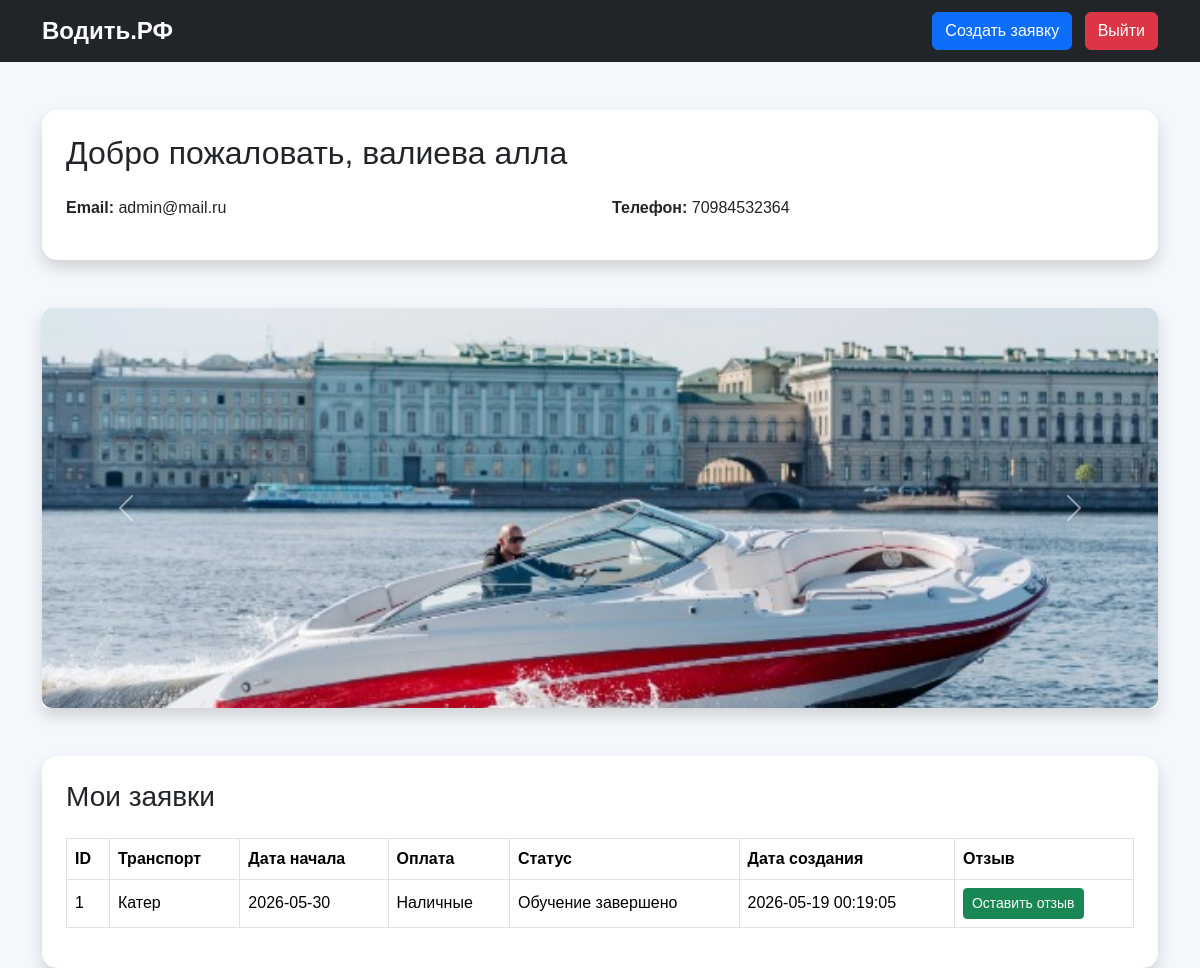
The app's page /profile.php (signed in) with its own data.
### tables this page shows
CREATE TABLE `applications` (
  `id` int(11) NOT NULL,
  `user_id` int(11) NOT NULL,
  `transport_type_id` int(11) NOT NULL,
  `payment_method_id` int(11) NOT NULL,
  `status_id` int(11) NOT NULL,
  `start_date` date NOT NULL,
  `created_at` timestamp NOT NULL DEFAULT current_timestamp()
);

CREATE TABLE `transport_types` (
  `id` int(11) NOT NULL,
  `title` varchar(100) NOT NULL,
  `description` text NOT NULL,
  `image` varchar(255) NOT NULL
);

CREATE TABLE `payment_methods` (
  `id` int(11) NOT NULL,
  `title` varchar(100) NOT NULL
);

CREATE TABLE `application_statuses` (
  `id` int(11) NOT NULL,
  `title` varchar(100) NOT NULL
);

### profile.php (the view, shortened to what this page needs)
<?php
require 'db.php';
$user = $_SESSION['user'];
$sql = "
SELECT
    applications.id,
    transport_types.title AS transport,
    payment_methods.title AS payment,
    application_statuses.title AS status,
    applications.start_date,
    applications.created_at
FROM applications
JOIN transport_types
ON applications.transport_type_id = transport_types.id
JOIN payment_methods
ON applications.payment_method_id = payment_methods.id
JOIN application_statuses
ON applications.status_id = application_statuses.id
WHERE applications.user_id = ?
ORDER BY applications.id DESC
";
$stmt = $pdo->prepare($sql);
$stmt->execute([$user['id']]);
$applications = $stmt->fetchAll();
?>
<!DOCTYPE html>
<html lang="ru">
<head>
    <link href="lib/bootstrap.min.css" rel="stylesheet">
    <link rel="stylesheet" href="style.css">
</head>
<body>
<nav class="navbar navbar-expand-lg navbar-dark bg-dark">
    <div class="container">
        <a class="navbar-brand"
           href="index.php">
            Водить.РФ
        </a>
        <div>
            <a href="create_application.php"
               class="btn btn-primary me-2">
                Создать заявку
            </a>
            <a href="logout.php"
               class="btn btn-danger">
                Выйти
            </a>
        </div>
    </div>
</nav>
<div class="container mt-5">
    <div class="card shadow p-4 mb-5">
        <h2 class="mb-4">
            Добро пожаловать,
            <?= $user['fullname'] ?>
        </h2>
        <div class="row">
            <div class="col-md-6">
                <p>
                    <strong>Email:</strong>
                    <?= $user['email'] ?>
                </p>
            </div>
            <div class="col-md-6">
                <p>
                    <strong>Телефон:</strong>
                    <?= $user['phone'] ?>
                </p>
            </div>
        </div>
    </div>
    <div id="profileSlider"
         class="carousel slide mb-5"
         data-bs-ride="carousel">
        <div class="carousel-inner rounded shadow">
            <div class="carousel-item active"
                 data-bs-interval="3000">
                <img src="images/64536aafe5a415045ada8c4a.jpg"
                     class="d-block w-100 slider-img">
            </div>
        </div>
        <button class="carousel-control-prev"
                type="button"
                data-bs-target="#profileSlider"
                data-bs-slide="prev">
            <span class="carousel-control-prev-icon"></span>
        </button>
        <button class="carousel-control-next"
                type="button"
                data-bs-target="#profileSlider"
                data-bs-slide="next">
            <span class="carousel-control-next-icon"></span>
        </button>
    </div>
    <div class="card shadow p-4">
        <h3 class="mb-4">
            Мои заявки
        </h3>
        <div class="table-responsive">
            <table class="table table-bordered table-hover align-middle">
                <tr>
                    <th>ID</th>
                    <th>Транспорт</th>
                    <th>Дата начала</th>
                    <th>Оплата</th>
                    <th>Статус</th>
                    <th>Дата создания</th>
                    <th>Отзыв</th>
                </tr>
                <?php foreach($applications as $app): ?>
                    <tr>
                        <td>
                            <?= $app['id'] ?>
                        </td>
                        <td>
                            <?= $app['transport'] ?>
                        </td>
                        <td>
                            <?= $app['start_date'] ?>
                        </td>
                        <td>
                            <?= $app['payment'] ?>
                        </td>
                        <td>
                            <?= $app['status'] ?>
                        </td>
                        <td>
                            <?= $app['created_at'] ?>
                        </td>
                        <td>
                            <?php if($app['status'] == 'Обучение завершено'): ?>
                                <a href="review.php?id=<?= $app['id'] ?>"
                                   class="btn btn-success btn-sm">
                                    Оставить отзыв
                                </a>
                            <?php else: ?>
                                <span class="text-muted">
                                    Недоступно
                                </span>
                            <?php endif; ?>
                        </td>
                    </tr>
                <?php endforeach; ?>
            </table>
        </div>
    </div>
</div>
</body>
</html>

### style.css (style rules this page uses)
body { background:#f4f7fb; font-family:Arial, sans-serif; }
.navbar-brand { font-weight:bold; font-size:24px; }
.slider-img { height:400px; object-fit:cover; border-radius:10px; }
.card { border:none; transition:0.3s; border-radius:15px; overflow:hidden; }
.btn { transition:0.3s; }

### records on screen
applications: id "1", transport_type.title "Катер", start_date "2026-05-30", payment_method.title "Наличные", status.title "Обучение завершено", created_at "2026-05-19 00:19:05"

### other values on screen
$user['fullname'] "валиева алла"
$user['email'] "admin@mail.ru"
$user['phone'] "70984532364"
